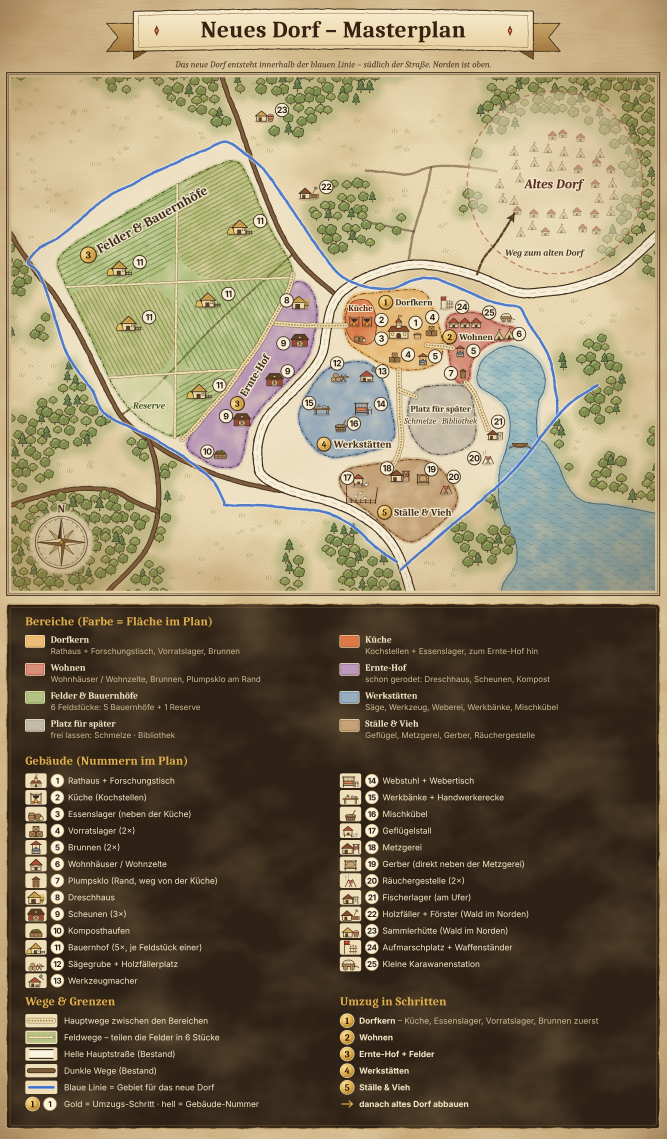
#> input picture bellwright/planung/dorfplan/Neues-Dorf-Masterplan.jpg, 2000 x 3416 px (shown at 1/3 size)
$ python draw3.py Neues-Dorf-Masterplan.jpg dorfplan-detail-2.jpg
#> lines starting #> are read from the running program, lines starting #| are printed output that depends on the picture
import sys, math
from PIL import Image, ImageDraw, ImageFont
src, out = sys.argv[1], sys.argv[2]
orig = Image.open(src).convert("RGBA")
CX0, CY0, CX1, CY1, S = 100, 430, 1480, 1530, 1.4
crop = orig.crop((CX0, CY0, CX1, CY1)); crop = crop.resize((int(crop.width*S), int(crop.height*S)), Image.LANCZOS)
#> after `crop = orig.crop((CX0, CY0, CX1, CY1))`:
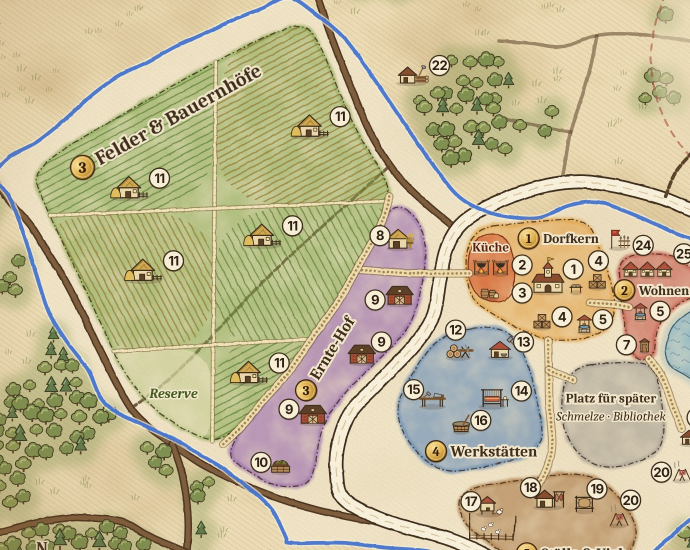
#> crop: PIL image 1380x1100 RGBA (shown at 1/2 size); mean R, G, B, A 194.6, 184.5, 148.6, 255
#> after `crop = crop.resize((int(crop.width * S), int(crop.height * S)), Image.`:
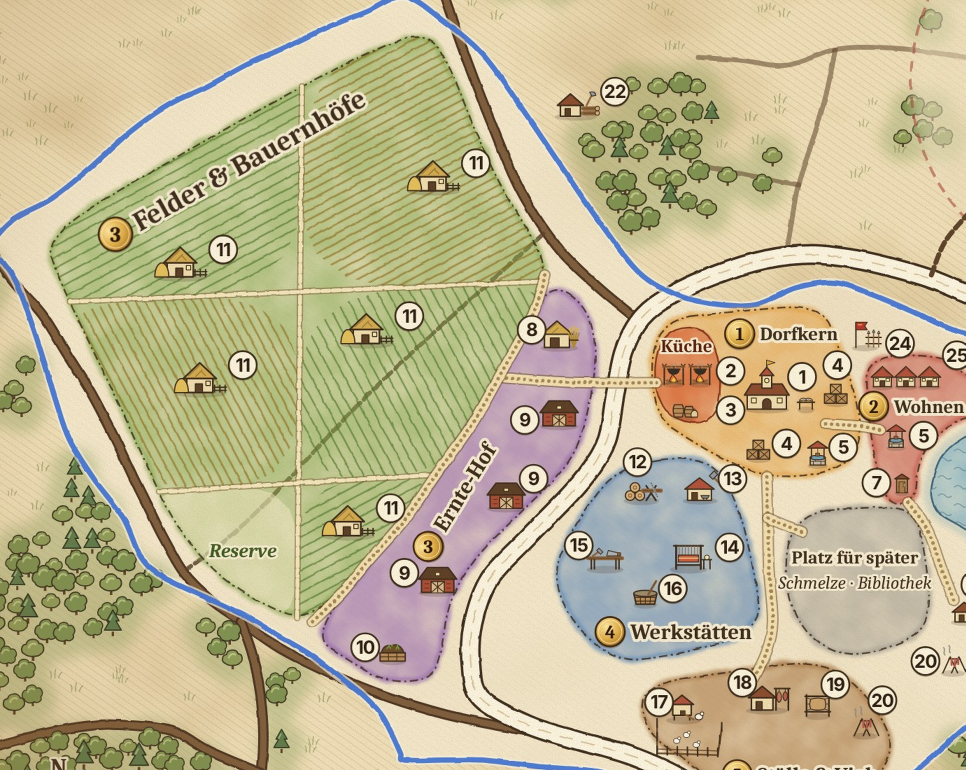
#> crop: PIL image 1931x1540 RGBA (shown at 1/2 size); mean R, G, B, A 194.5, 184.5, 148.6, 255
MW, MH = crop.size; PANEL = 1180
#> after `MW, MH = crop.size`: MW = 1931; MH = 1540
canvas = Image.new("RGBA", (MW, MH+PANEL), (22,16,11,255)); canvas.paste(crop, (0,0))
#> after `canvas = Image.new('RGBA', (MW, MH + PANEL), (22, 16, 11, 255))`:
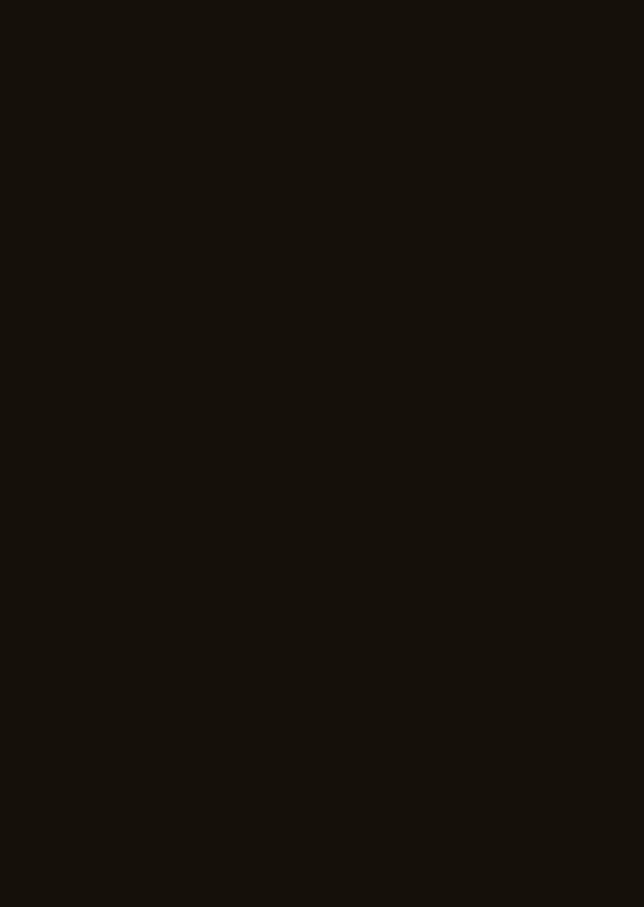
#> canvas: PIL image 1931x2720 RGBA (shown at 1/3 size); mean R, G, B, A 22, 16, 11, 255
#> after `canvas.paste(crop, (0, 0))`:
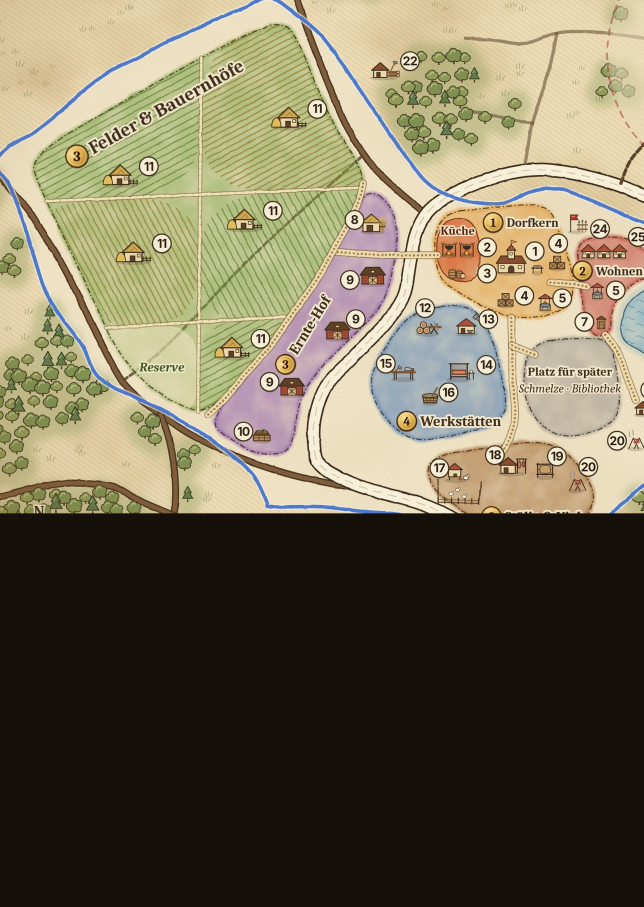
#> canvas: PIL image 1931x2720 RGBA (shown at 1/3 size); mean R, G, B, A 119.7, 111.4, 88.9, 255
T = lambda p: ((p[0]-CX0)*S, (p[1]-CY0)*S)
TP = lambda pts: [T(p) for p in pts]
fill = Image.new("RGBA", canvas.size, (0,0,0,0)); fd = ImageDraw.Draw(fill)
#> after `fill = Image.new('RGBA', canvas.size, (0, 0, 0, 0))`: fill: PIL image 1931x2720 RGBA; every value is 0
top = Image.new("RGBA", canvas.size, (0,0,0,0)); td = ImageDraw.Draw(top)
B = "/usr/share/fonts/truetype/dejavu/DejaVuSans-Bold.ttf"; R = "/usr/share/fonts/truetype/dejavu/DejaVuSans.ttf"
fz, fm, fs, fb = ImageFont.truetype(B, 36), ImageFont.truetype(B, 26), ImageFont.truetype(B, 24), ImageFont.truetype(B, 21)
fh, fp, fpb, fn = ImageFont.truetype(B, 40), ImageFont.truetype(R, 25), ImageFont.truetype(B, 27), ImageFont.truetype(B, 34)
WHITE, INK, GOLD, PAPER = (255,255,255,255), (20,15,10,255), (217,164,65,255), (240,230,210,255)
def txt(d, xy, s, f, col=WHITE, sw=5): d.text(xy, s, font=f, fill=col, stroke_width=sw, stroke_fill=INK)
def dashed(d, pts, width=12, dash=28, gap=14, col=(245,232,200,255), edge=(60,40,20,255)):
    segs=[]
    for (x1,y1),(x2,y2) in zip(pts, pts[1:]):
        L=math.hypot(x2-x1,y2-y1); t=0
        while t<L:
            a=t/L; b=min(L,t+dash)/L
            segs.append(((x1+(x2-x1)*a, y1+(y2-y1)*a),(x1+(x2-x1)*b, y1+(y2-y1)*b))); t+=dash+gap
    for s_ in segs: d.line(s_, fill=edge, width=width+6)
    for s_ in segs: d.line(s_, fill=col, width=width)
Z = [
 ("kern","Dorfkern",(235,150,35),[(805,905),(985,880),(1030,985),(870,1020),(800,975)],(888,900),(985,895)),
 ("wohn","Wohnen",(185,55,45),[(995,935),(1165,945),(1190,1010),(1075,1080),(1025,1000)],(1018,937),(1188,975)),
 ("ernte","Ernte-Hof",(140,70,175),[(752,845),(822,885),(800,1000),(705,1150),(600,1232),(462,1282),(445,1258),(520,1170),(640,1015),(725,880)],(585,1125),(462,1262)),
 ("feld","Felder & Bauernhöfe",(95,160,55),[(185,815),(545,610),(735,795),(715,860),(630,1000),(505,1160),(430,1240),(390,1200),(295,1130),(225,975)],(205,880),(545,635)),
 ("werk","Werkstätten",(55,110,175),[(725,1040),(880,1030),(925,1215),(765,1245),(690,1160)],(735,1095),(885,1045)),
 ("vieh","Ställe & Vieh",(150,100,45),[(790,1265),(995,1240),(1090,1370),(950,1455),(835,1375)],(840,1405),(1000,1255)),
 ("spaet","Platz für später",(130,130,130),[(950,1095),(1100,1085),(1120,1225),(990,1250),(940,1190)],(955,1105),None),
]
STEP = {"kern":1,"wohn":2,"ernte":3,"feld":3,"werk":4,"vieh":5}
for k,n,c,poly,lab,num in Z: fd.polygon(TP(poly), fill=c+(100,))
# kitchen block at the west edge of the core (short way to the Ernte-Hof)
kitchen = [(806,912),(862,905),(868,1000),(808,982)]
fd.polygon(TP(kitchen), fill=(200,60,30,150))
for k,n,c,poly,lab,num in Z: dashed(td, TP(poly+[poly[0]]), width=8, dash=22, gap=12)
dashed(td, TP(kitchen+[kitchen[0]]), width=6, dash=14, gap=8, col=(255,210,150,255))
# field paths (thin) dividing 6 plots
for line in ([(462,640),(452,1200)], [(205,885),(712,855)], [(268,1075),(585,1055)]):
    dashed(td, TP(line), width=6, dash=16, gap=10)
# main paths
dashed(td, TP([(880,960),(800,900),(735,860),(620,990),(470,1160)]), width=15)   # core -> Ernte-Hof -> fields
dashed(td, TP([(985,930),(1060,975)]), width=15)                                   # core -> housing
dashed(td, TP([(880,1010),(800,1120),(870,1300)]), width=15)                      # core -> workshops -> stables
dashed(td, TP([(990,990),(1015,1100)]), width=11)                                  # core -> later
dashed(td, TP([(1110,1060),(1135,1195)]), width=11)                               # housing -> fisher
td.line(TP([(1000,860),(1180,905),(1235,840)]), fill=WHITE, width=12)
td.polygon(TP([(1235,800),(1265,865),(1205,850)]), fill=WHITE)
txt(td, T((1005,790)), "Weg zum jetzigen Dorf", fs, sw=4)
# numbered buildings: (number, [positions])
KEY = [
 (1,"Rathaus + Forschungstisch",[(920,925)]),
 (2,"Küche: Lagerfeuer mit Kochtopf ×2 + Lagerfeuer",[(832,935)]),
 (3,"Essenslager (direkt neben der Küche)",[(838,972)]),
 (4,"Vorratslager + Lagertruhen",[(955,950),(905,985)]),
 (5,"Brunnen / Wassersammler",[(1000,972),(1050,1012)]),
 (6,"Wohnhäuser / Wohnzelte (in Reihen)",[(1075,990),(1120,992),(1160,995),(1105,1040)]),
 (7,"Plumpsklo (Rand, nicht neben Küche)",[(1078,1062)]),
 (8,"Dreschhaus (nah an Küche und Feldern)",[(735,925)]),
 (9,"Scheunen ×5",[(690,1005),(640,1080),(575,1165)]),
 (10,"Komposthaufen ×2",[(545,1222)]),
 (11,"Bauernhof (je Feldstück einer)",[(360,790),(600,745),(345,965),(545,950),(380,1140)]),
 (12,"Sägegrube + Holzfällerplatz (Stämme kommen von Norden)",[(758,1062)]),
 (13,"Werkzeugmacher",[(840,1062)]),
 (14,"Webstuhl + Webertisch",[(870,1145)]),
 (15,"Werkbänke + Handwerkerecke",[(762,1150)]),
 (16,"Mischkübel",[(830,1210)]),
 (17,"Geflügelstall",[(880,1305)]),
 (18,"Metzgerei + Metzgergestell",[(960,1290)]),
 (19,"Gerbergestell (Häute vom Metzger)",[(1010,1345)]),
 (20,"Räuchergestelle ×3 (Fleisch + Fisch)",[(930,1380),(1110,1262)]),
 (21,"Fischerlager",[(1150,1205)]),
 (22,"Holzfällerhütte + Försterei",[(735,690)]),
 (23,"Sammlerhütte + Trockengestelle",[(640,520)]),
 (24,"Aufmarschplatz + Waffenständer",[(1050,905)]),
 (25,"Kleine Karawanenstation + Karrenwerkbank",[(1150,915)]),
]
def badge(p, n):
    x,y=T(p); r=17
    td.ellipse([x-r,y-r,x+r,y+r], fill=PAPER, outline=INK, width=4)
    s=str(n); w=td.textlength(s,font=fb); td.text((x-w/2,y-13), s, font=fb, fill=INK)
for n,_,ps in KEY:
    for p in ps: badge(p,n)
#> this loop made 25 passes
# zone labels + step badges
for k,n,c,poly,lab,num in Z:
    txt(td, T(lab), n, fz if k!="spaet" else fm)
    if num and k in STEP:
        x,y=T(num); td.ellipse([x-24,y-24,x+24,y+24], fill=GOLD, outline=INK, width=5)
        s=str(STEP[k]); w=td.textlength(s,font=fn); td.text((x-w/2,y-21), s, font=fn, fill=INK)
txt(td, T((955,1140)), "Schmelze · Bibliothek", fs, sw=4)
txt(td, T((700,860)), "Küche", fs, col=(255,210,150,255), sw=4)
# ---------- panel ----------
py = MH + 28; px = 36
#> after `py = MH + 28`: py = 1568
td.text((px,py), "Neues Dorf – Plan im Detail", font=fh, fill=GOLD); py += 62
#> after `py += 62`: py = 1630
td.text((px,py), "Goldene Zahl = Umzugs-Schritt · helle Zahl = Gebäude (Liste unten)", font=fp, fill=(205,195,175,255)); py += 46
#> after `py += 46`: py = 1676
colw = MW//2 - 10
#> colw = 955
half = (len(KEY)+1)//2
y0 = py
#> y0 = 1676
for i,(n,label,_) in enumerate(KEY):
    col = 0 if i < half else 1; row = i if i < half else i-half
    x = px + col*colw; y = y0 + row*40
    td.ellipse([x,y,x+30,y+30], fill=PAPER, outline=INK, width=3)
    s=str(n); w=td.textlength(s,font=fb); td.text((x+15-w/2,y+3), s, font=fb, fill=INK)
    td.text((x+42,y+2), label, font=fp, fill=PAPER)
py = y0 + half*40 + 20
#> py = 2216
td.text((px,py), "Wege", font=fpb, fill=GOLD); py += 40
#> after `py += 40`: py = 2256
dashed(td, [(px,py+14),(px+60,py+14)], width=12, dash=18, gap=8); td.text((px+80,py), "Hauptwege zwischen den Bereichen", font=fp, fill=PAPER)
dashed(td, [(px+colw,py+14),(px+colw+60,py+14)], width=6, dash=12, gap=6); td.text((px+colw+80,py), "Feldwege: teilen die Felder in 6 Stücke", font=fp, fill=PAPER); py += 52
#> after `py += 52`: py = 2308
td.text((px,py), "Umzug in Schritten", font=fpb, fill=GOLD); py += 40
#> after `py += 40`: py = 2348
for s_ in ["1  Dorfkern: Küche, Essenslager, Vorratslager, Brunnen zuerst – Versorgung reißt nie ab",
           "2  Wohnhäuser    3  Ernte-Hof + Felder    4  Werkstätten    5  Ställe, Metzger, Fischer",
           "Danach das alte Dorf nach und nach abbauen; Material kommt ins neue Lager zurück."]:
    td.text((px,py), s_, font=fp, fill=PAPER); py += 38
#> after the loop, py = 2462
img = Image.alpha_composite(Image.alpha_composite(canvas, fill), top).convert("RGB")
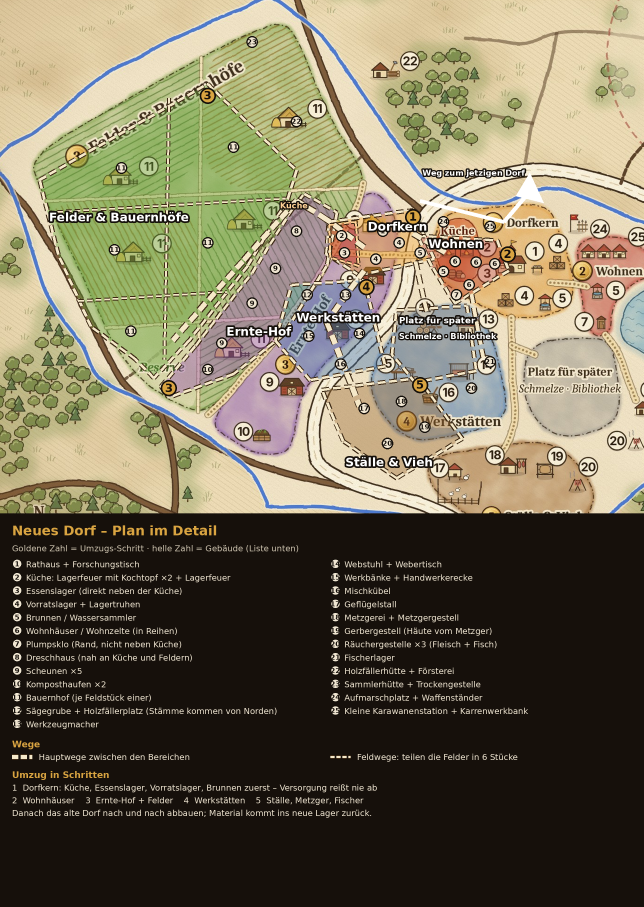
#> img: PIL image 1931x2720 RGB (shown at 1/3 size); mean R, G, B 118.3, 110.6, 88.1
img = img.crop((0,0,MW,min(MH+PANEL, py+30)))
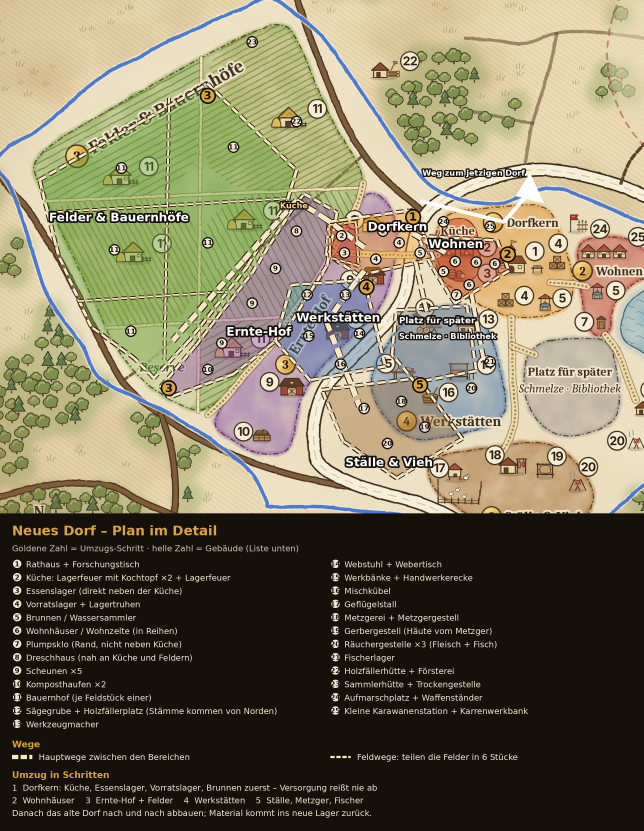
#> img: PIL image 1931x2492 RGB (shown at 1/3 size); mean R, G, B 127.1, 119.3, 95.1
img.save(out, quality=90); print("ok", img.size)
#| ok (1931, 2492)
